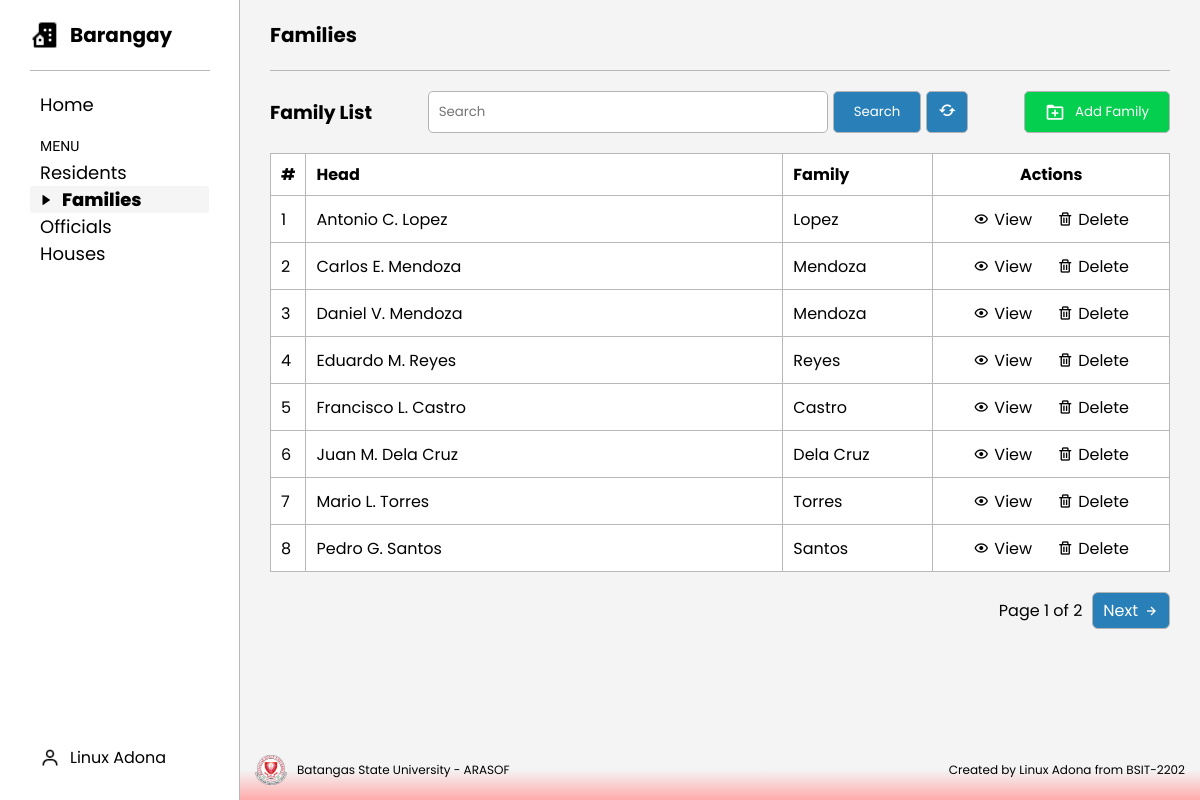
Page /families-page/families.php on the committed database.
### tables this page shows
CREATE TABLE `family` (
  `family_id` int(11) NOT NULL,
  `family_name` varchar(100) DEFAULT NULL,
  `address_id` int(11) DEFAULT NULL,
  `family_head_id` int(11) DEFAULT NULL
);

CREATE TABLE `resident` (
  `resident_id` int(11) NOT NULL,
  `first_name` varchar(50) DEFAULT NULL,
  `middle_name` varchar(50) DEFAULT NULL,
  `last_name` varchar(50) DEFAULT NULL,
  `gender` enum('Male','Female') DEFAULT NULL,
  `date_of_birth` date DEFAULT NULL,
  `contact_number` varchar(11) NOT NULL,
  `address_id` int(11) DEFAULT NULL,
  `family_head` tinyint(1) DEFAULT NULL,
  `family_id` int(11) DEFAULT NULL
);

### brgy_management/tables/families_info/family_table.php (the view, shortened to what this page needs)
<?php
$search = isset($_GET['search']) ? $_GET['search'] : '';
$page = isset($_GET['page']) ? (int)$_GET['page'] : 1;
$limit = 8;
$offset = ($page - 1) * $limit;
$totalFamiliesQuery = "SELECT COUNT(*) as count FROM family f
                        JOIN family_head fh ON fh.family_id = f.family_id
                        JOIN resident r ON r.resident_id = fh.resident_id
                        WHERE f.family_name LIKE '%$search%' OR r.first_name LIKE '%$search%' OR r.last_name LIKE '%$search%'";
$totalFamiliesResult = $conn->query($totalFamiliesQuery);
$totalFamilies = $totalFamiliesResult->fetch_assoc()['count'];
$totalPages = ceil($totalFamilies / $limit);
$sql = "SELECT f.family_id, f.family_name, r.first_name, r.middle_name, r.last_name
        FROM family f
        JOIN family_head fh ON fh.family_id = f.family_id
        JOIN resident r ON r.resident_id = fh.resident_id
        WHERE f.family_name LIKE '%$search%' OR r.first_name LIKE '%$search%' OR r.last_name LIKE '%$search%'
        ORDER BY r.first_name, r.last_name ASC
        LIMIT $limit OFFSET $offset";
$result = $conn->query($sql);
$counter = $offset + 1;
if ($result->num_rows > 0) {
    while ($row = $result->fetch_assoc()) {
        $to_string = "<tr>
                        <td>" . $counter++ . "</td>
                        <td>" . $row['first_name'] . " " . substr($row['middle_name'], 0, 1) . ". " . $row['last_name'] . "</td>
                        <td>" . $row['family_name'] . "</td>
                        <td>
                            <div class='actions'>
                                <a href='view_family.php?id=" . $row['family_id'] . "' class='view-link'>
                                    <div class='bx-action'>
                                        <i class='bx bx-show' ></i>
                                        <p>View</p>
                                    </div>
                                </a>
                                <a href='delete_family.php?id=" . $row['family_id'] . "' class='delete-link'>
                                    <div class='bx-action'>
                                        <i class='bx bx-trash' ></i>
                                        <p>Delete</p>
                                    </div>
                                </a>
                            </div>
                        </td>
                    </tr>";
        echo $to_string;
    }
} else {
    echo "<tr><td colspan='4'>No families found.</td></tr>";
}
echo "</tbody></table>";
echo "<div class='pagination'>";
echo " Page " . $page . " of " . $totalPages . " ";
if ($page < $totalPages) {
    echo "<a href='?page=" . ($page + 1) . "&search=" . urlencode($search) . "'><p>Next</p><i class='bx bx-right-arrow-alt'></i></a>";
}
echo "</div>";

### families-page/families.php (shortened to what this page needs)
<?php include "../brgy_management/db.php"; ?>
<!DOCTYPE html>
<html lang="en">
<head>
    <link rel="stylesheet" href="../styles/families/families.css">
    <link rel="stylesheet" href="../styles/style.css">
    <link href='https://unpkg.com/boxicons@2.1.4/css/boxicons.min.css' rel='stylesheet'>
</head>
<body>
    <div class="sidebar">
        <div class="brgy-logo">
            <img
 />
            <h2>Barangay</h2>
        </div>
        <div class="nav">
            <ul>
                <li><a href="../index.php">Home</a></li>
            </ul>
            <ul>
                <div class="seperator">MENU</div>
                <div class="menu">
                    <li>
                        <a href="../residents-page/residents.php">Residents</a>
                    </li>
                    <li class="active">
                        <img
 />
                        <a href="families.php">Families</a>
                    </li>
                    <li>
                        <a href="../officials-page/officials.php">Officials</a>
                    </li>
                    <li>
                        <a href="../houses-page/houses.php">Houses</a>
                    </li>
                </div>
            </ul>
        </div>
        <div class="session">
            <div class="user">
                <a href="https://www.facebook.com/Linux.Sale.Adona">
                    <img
 />
                    <p>Linux Adona</p>
                </a>
            </div>
        </div>
    </div>
    <div class="main">
        <header>
            <h2>Families</h2>
        </header>
        <div class="content">
            <div class="top-bx">
                <h3>Family List</h3>
                <form method="GET" action="" onsubmit="return refreshTable()">
                    <div class="form-bx">
                        <input type="text" name="search" placeholder="Search" required>
                        <button type="submit">Search</button>
                        <a href="families.php">
                            <button type="button" class="refresh-btn"><i class='bx bx-refresh'></i></button>
                        </a>
                    </div>
                </form>
                <a href="add_family.php">
                    <button class="add-btn">
                        <i class='bx bx-folder-plus'></i>
                        <p>Add Family</p>
                    </button>
                </a>
            </div>
            <table>
                <thead>
                    <tr>
                        <th>#</th>
                        <th>Head</th>
                        <th>Family</th>
                        <th>Actions</th>
                    </tr>
                </thead>
                <tbody>
                    <?php include "../brgy_management/tables/families_info/family_table.php"; ?>
        </div>
        <footer>
            <div class="bsu-logo">
                <img src="../imgs/Batangas_State_Logo.png">
                <p>Batangas State University - ARASOF</p>
            </div>
            <p>Created by Linux Adona from BSIT-2202</p>
        </footer>
    </div>
</body>
</html>

### styles/families/families.css (style rules this page uses)
.content { display: flex; flex-direction: column; margin: 0 30px; height: calc(100vh - 131px); }
.pagination { display: flex; gap: 10px; align-items: center; width: max-content; margin-left: auto; }
.pagination a { display: flex; align-items: center; gap: 5px; text-decoration: none; color: #fff; background-color: #2980b9; padding: 5px 10px; border: 1px solid #b4b4b4; border-radius: 6px; transition: all 0.2s ease; }
table { width: 100%; border-collapse: collapse; margin: 20px 0; border: 1px solid #b8b8b8; }
table, th, td { border: 1px solid #ddd; }
th, td { padding: 8px 10px; text-align: left; background-color: #fff; border: 1px solid #b8b8b8; }
th:nth-child(1), th:nth-child(4) { text-align: center; }
td { white-space: nowrap; }
th:nth-child(2), td:nth-child(2) { width: auto; }
th:nth-child(3), td:nth-child(3) { width: 150px; }
th:nth-child(1), td:nth-child(1), th:nth-child(4), td:nth-child(4) { width: 1%; }
th { background-color: #ffffff; }
.top-bx { margin-top: 20px; display: flex; align-items: center; justify-content: space-between; }
.top-bx h3 { margin: 0; }
.top-bx a { text-decoration: none; }
.form-bx { display: flex; justify-content: center; align-items: center; gap: 5px; }
form input[type="text"] { padding: 10px; width: 400px; border: 1px solid #b4b4b4; border-radius: 5px; }
form button { padding: 10px 20px; background-color: #2980b9; color: white; border: 1px solid #b4b4b4; border-radius: 5px; align-items: center; cursor: pointer; transition: all 0.2s ease; }
.refresh-btn { font-size: 20px; padding: 5px 10px; }
.add-btn { background-color: #04cf4e; display: flex; gap: 10px; padding: 10px 20px; color: #fff; border: 1px solid #b4b4b4; border-radius: 5px; align-items: center; text-decoration: none; cursor: pointer; transition: all 0.2s ease; }
.add-btn i { font-size: 20px; }
.actions { display: flex; align-items: center; justify-content: center; gap: 5px; height: 30px; padding: 0 20px; }
.actions a { text-decoration: none; color: inherit; }
.bx-action { display: flex; gap: 5px; align-items: center; padding: 5px 10px; border-radius: 4px; transition: all 0.2s ease; }

### styles/style.css (style rules this page uses)
* { margin: 0; padding: 0; box-sizing: border-box; font-family: 'Poppins', sans-serif; }
body { height: 100vh; background: #f4f4f4; overflow: auto; }
.sidebar { position: fixed; display: flex; flex-direction: column; align-items: flex-start; width: 240px; height: 100vh; border-right: 1px solid #b8b8b8; background-color: #fff; z-index: 1000; }
.brgy-logo { display: flex; padding: 20px 0; align-items: center; margin: 0 30px; gap: 10px; width: 180px; border-bottom: 1px solid #b8b8b8; }
.brgy-logo img { height: 30px; }
.brgy-logo h2 { font-size: 20px; }
.nav { width: 100%; padding: 20px 30px; }
.nav ul li { display: flex; list-style: none; align-items: center; border-radius: 3px; }
.nav ul li img { height: 12px; padding-left: 10px; }
.nav ul li a { width: 100%; }
.nav a { display: flex; flex-direction: column; text-decoration: none; font-size: 18px; color: inherit; gap: 10px; padding: 0 10px; border-radius: 3px; }
.nav .seperator { font-size: 14px; font-family: 'Lexend Giga', sans-serif; margin-top: 20px; margin-bottom: 5px; }
.active { font-weight: 800; background-color: #f5f5f5; }
.seperator { padding-left: 10px; }
.menu li { list-style: none; display: flex; align-items: center; border-radius: 3px; }
.menu li a { width: 100%; }
.menu img { height: 12px; padding-left: 10px; }
.session { display: flex; justify-content: space-between; align-items: center; width: 100%; margin-top: auto; padding: 20px 30px; gap: 10px; }
.user { display: flex; align-items: center; padding: 10px; gap: 10px; border-radius: 4px; cursor: pointer; }
.user a { text-decoration: none; display: flex; color: inherit; gap: 10px; align-items: center; }
.session .user p { font-size: 16px; }
.user img { height: 20px; }
.main { margin-left: 240px; display: flex; flex-direction: column; min-height: 100vh; }
header { display: flex; position: static; padding: 20px 0; margin: 0 30px; justify-content: space-between; border-bottom: 1px solid #b8b8b8; }
header h2 { font-size: 20px; }
footer { margin-top: auto; padding: 15px; font-size: 12px; display: flex; justify-content: space-between; background: linear-gradient(to top, #ffaaaa, #f4f4f4, #f4f4f4); align-items: center; }
.bsu-logo { display: flex; align-items: center; gap: 10px; }
.bsu-logo img { height: 30px; }
h3 { margin: 20px 0 0 0; }

### rows in the picture
family: family_head.first_name "Antonio", family_head.middle_name "C", family_head.last_name "Lopez", family_name "Lopez"
family: family_head.first_name "Carlos", family_head.middle_name "E", family_head.last_name "Mendoza", family_name "Mendoza"
family: family_head.first_name "Daniel", family_head.middle_name "V", family_head.last_name "Mendoza", family_name "Mendoza"
family: family_head.first_name "Eduardo", family_head.middle_name "M", family_head.last_name "Reyes", family_name "Reyes"
family: family_head.first_name "Francisco", family_head.middle_name "L", family_head.last_name "Castro", family_name "Castro"
family: family_head.first_name "Juan", family_head.middle_name "M", family_head.last_name "Dela Cruz", family_name "Dela Cruz"
family: family_head.first_name "Mario", family_head.middle_name "L", family_head.last_name "Torres", family_name "Torres"
family: family_head.first_name "Pedro", family_head.middle_name "G", family_head.last_name "Santos", family_name "Santos"

### other values in the picture
$page "1"
$totalPages "2"
